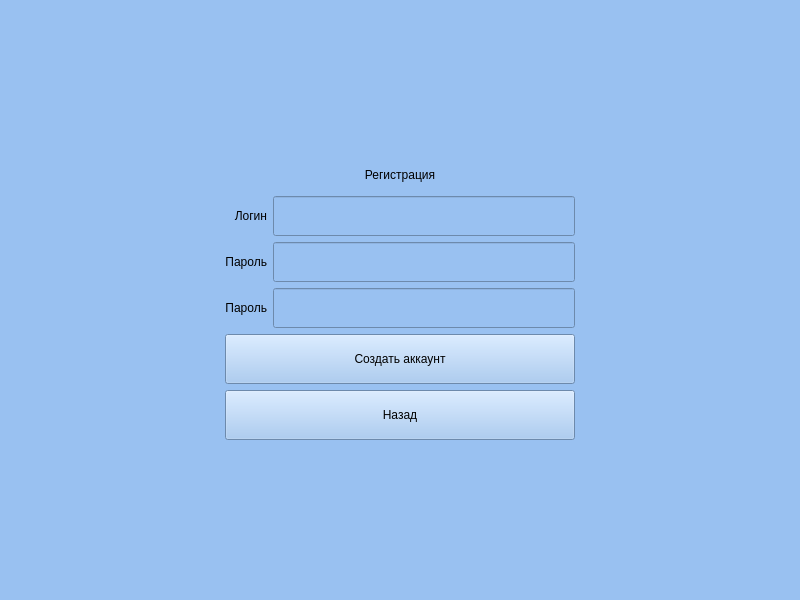
<?xml version="1.0" encoding="UTF-8"?>
<ui version="4.0">
 <class>Form</class>
 <widget class="QWidget" name="Form">
  <property name="geometry">
   <rect>
    <x>0</x>
    <y>0</y>
    <width>800</width>
    <height>600</height>
   </rect>
  </property>
  <property name="minimumSize">
   <size>
    <width>800</width>
    <height>600</height>
   </size>
  </property>
  <property name="windowTitle">
   <string>Form</string>
  </property>
  <property name="styleSheet">
   <string notr="true">background-color: rgb(153, 193, 241)</string>
  </property>
  <layout class="QGridLayout" name="gridLayout_2">
   <item row="1" column="0">
    <spacer name="horizontalSpacer">
     <property name="orientation">
      <enum>Qt::Horizontal</enum>
     </property>
     <property name="sizeType">
      <enum>QSizePolicy::MinimumExpanding</enum>
     </property>
     <property name="sizeHint" stdset="0">
      <size>
       <width>150</width>
       <height>20</height>
      </size>
     </property>
    </spacer>
   </item>
   <item row="2" column="1">
    <spacer name="verticalSpacer">
     <property name="orientation">
      <enum>Qt::Vertical</enum>
     </property>
     <property name="sizeHint" stdset="0">
      <size>
       <width>20</width>
       <height>40</height>
      </size>
     </property>
    </spacer>
   </item>
   <item row="1" column="1">
    <layout class="QGridLayout" name="gridLayout">
     <item row="2" column="0">
      <spacer name="horizontalSpacer_3">
       <property name="orientation">
        <enum>Qt::Horizontal</enum>
       </property>
       <property name="sizeHint" stdset="0">
        <size>
         <width>40</width>
         <height>20</height>
        </size>
       </property>
      </spacer>
     </item>
     <item row="4" column="2">
      <widget class="QLineEdit" name="againPasswLineEdit">
       <property name="minimumSize">
        <size>
         <width>0</width>
         <height>40</height>
        </size>
       </property>
       <property name="font">
        <font>
         <family>Yu Gothic</family>
         <pointsize>10</pointsize>
        </font>
       </property>
       <property name="clearButtonEnabled">
        <bool>true</bool>
       </property>
      </widget>
     </item>
     <item row="2" column="3">
      <spacer name="horizontalSpacer_8">
       <property name="orientation">
        <enum>Qt::Horizontal</enum>
       </property>
       <property name="sizeHint" stdset="0">
        <size>
         <width>40</width>
         <height>20</height>
        </size>
       </property>
      </spacer>
     </item>
     <item row="5" column="3">
      <spacer name="horizontalSpacer_11">
       <property name="orientation">
        <enum>Qt::Horizontal</enum>
       </property>
       <property name="sizeHint" stdset="0">
        <size>
         <width>40</width>
         <height>20</height>
        </size>
       </property>
      </spacer>
     </item>
     <item row="1" column="0">
      <spacer name="horizontalSpacer_13">
       <property name="orientation">
        <enum>Qt::Horizontal</enum>
       </property>
       <property name="sizeHint" stdset="0">
        <size>
         <width>40</width>
         <height>20</height>
        </size>
       </property>
      </spacer>
     </item>
     <item row="0" column="3">
      <spacer name="verticalSpacer_5">
       <property name="orientation">
        <enum>Qt::Vertical</enum>
       </property>
       <property name="sizeHint" stdset="0">
        <size>
         <width>20</width>
         <height>40</height>
        </size>
       </property>
      </spacer>
     </item>
     <item row="3" column="1">
      <widget class="QLabel" name="passwLabel">
       <property name="sizePolicy">
        <sizepolicy hsizetype="Preferred" vsizetype="Fixed">
         <horstretch>0</horstretch>
         <verstretch>0</verstretch>
        </sizepolicy>
       </property>
       <property name="minimumSize">
        <size>
         <width>0</width>
         <height>40</height>
        </size>
       </property>
       <property name="styleSheet">
        <string notr="true">font-weight: 100;</string>
       </property>
       <property name="text">
        <string>Пароль</string>
       </property>
       <property name="alignment">
        <set>Qt::AlignRight|Qt::AlignTrailing|Qt::AlignVCenter</set>
       </property>
      </widget>
     </item>
     <item row="4" column="3">
      <spacer name="horizontalSpacer_10">
       <property name="orientation">
        <enum>Qt::Horizontal</enum>
       </property>
       <property name="sizeHint" stdset="0">
        <size>
         <width>40</width>
         <height>20</height>
        </size>
       </property>
      </spacer>
     </item>
     <item row="0" column="2">
      <spacer name="verticalSpacer_6">
       <property name="orientation">
        <enum>Qt::Vertical</enum>
       </property>
       <property name="sizeHint" stdset="0">
        <size>
         <width>20</width>
         <height>40</height>
        </size>
       </property>
      </spacer>
     </item>
     <item row="5" column="0">
      <spacer name="horizontalSpacer_6">
       <property name="orientation">
        <enum>Qt::Horizontal</enum>
       </property>
       <property name="sizeHint" stdset="0">
        <size>
         <width>40</width>
         <height>20</height>
        </size>
       </property>
      </spacer>
     </item>
     <item row="0" column="0">
      <spacer name="verticalSpacer_4">
       <property name="orientation">
        <enum>Qt::Vertical</enum>
       </property>
       <property name="sizeHint" stdset="0">
        <size>
         <width>20</width>
         <height>40</height>
        </size>
       </property>
      </spacer>
     </item>
     <item row="6" column="0">
      <spacer name="horizontalSpacer_7">
       <property name="orientation">
        <enum>Qt::Horizontal</enum>
       </property>
       <property name="sizeHint" stdset="0">
        <size>
         <width>40</width>
         <height>20</height>
        </size>
       </property>
      </spacer>
     </item>
     <item row="5" column="1" colspan="2">
      <widget class="QPushButton" name="createButton">
       <property name="minimumSize">
        <size>
         <width>350</width>
         <height>50</height>
        </size>
       </property>
       <property name="styleSheet">
        <string notr="true">font-weight: 300;
background-color: rgb(153, 193, 241)</string>
       </property>
       <property name="text">
        <string>Создать аккаунт</string>
       </property>
       <property name="icon">
        <iconset>
         <normaloff>logo/create-logo.png</normaloff>logo/create-logo.png</iconset>
       </property>
      </widget>
     </item>
     <item row="2" column="1">
      <widget class="QLabel" name="loginLabel">
       <property name="sizePolicy">
        <sizepolicy hsizetype="Preferred" vsizetype="Fixed">
         <horstretch>0</horstretch>
         <verstretch>0</verstretch>
        </sizepolicy>
       </property>
       <property name="minimumSize">
        <size>
         <width>0</width>
         <height>40</height>
        </size>
       </property>
       <property name="styleSheet">
        <string notr="true">font-weight: 100;</string>
       </property>
       <property name="text">
        <string>Логин</string>
       </property>
       <property name="alignment">
        <set>Qt::AlignRight|Qt::AlignTrailing|Qt::AlignVCenter</set>
       </property>
      </widget>
     </item>
     <item row="0" column="1">
      <spacer name="verticalSpacer_3">
       <property name="orientation">
        <enum>Qt::Vertical</enum>
       </property>
       <property name="sizeHint" stdset="0">
        <size>
         <width>20</width>
         <height>40</height>
        </size>
       </property>
      </spacer>
     </item>
     <item row="4" column="1">
      <widget class="QLabel" name="againPasswLabel">
       <property name="styleSheet">
        <string notr="true">font-weight: 100;</string>
       </property>
       <property name="text">
        <string>Пароль</string>
       </property>
       <property name="alignment">
        <set>Qt::AlignRight|Qt::AlignTrailing|Qt::AlignVCenter</set>
       </property>
      </widget>
     </item>
     <item row="4" column="0">
      <spacer name="horizontalSpacer_5">
       <property name="orientation">
        <enum>Qt::Horizontal</enum>
       </property>
       <property name="sizeHint" stdset="0">
        <size>
         <width>40</width>
         <height>20</height>
        </size>
       </property>
      </spacer>
     </item>
     <item row="3" column="3">
      <spacer name="horizontalSpacer_9">
       <property name="orientation">
        <enum>Qt::Horizontal</enum>
       </property>
       <property name="sizeHint" stdset="0">
        <size>
         <width>40</width>
         <height>20</height>
        </size>
       </property>
      </spacer>
     </item>
     <item row="1" column="3">
      <spacer name="horizontalSpacer_14">
       <property name="orientation">
        <enum>Qt::Horizontal</enum>
       </property>
       <property name="sizeHint" stdset="0">
        <size>
         <width>40</width>
         <height>20</height>
        </size>
       </property>
      </spacer>
     </item>
     <item row="1" column="1" colspan="2">
      <widget class="QLabel" name="errorLabel">
       <property name="sizePolicy">
        <sizepolicy hsizetype="Expanding" vsizetype="Minimum">
         <horstretch>0</horstretch>
         <verstretch>0</verstretch>
        </sizepolicy>
       </property>
       <property name="minimumSize">
        <size>
         <width>0</width>
         <height>30</height>
        </size>
       </property>
       <property name="styleSheet">
        <string notr="true">font-weight: 100;</string>
       </property>
       <property name="text">
        <string>Регистрация</string>
       </property>
       <property name="alignment">
        <set>Qt::AlignCenter</set>
       </property>
      </widget>
     </item>
     <item row="6" column="1" colspan="2">
      <widget class="QPushButton" name="backButton">
       <property name="minimumSize">
        <size>
         <width>350</width>
         <height>50</height>
        </size>
       </property>
       <property name="styleSheet">
        <string notr="true">font-weight: 300;
background-color: rgb(153, 193, 241)</string>
       </property>
       <property name="text">
        <string>Назад</string>
       </property>
       <property name="icon">
        <iconset>
         <normaloff>logo/back-logo.png</normaloff>logo/back-logo.png</iconset>
       </property>
      </widget>
     </item>
     <item row="3" column="2">
      <widget class="QLineEdit" name="passwLineEdit">
       <property name="minimumSize">
        <size>
         <width>0</width>
         <height>40</height>
        </size>
       </property>
       <property name="font">
        <font>
         <family>Yu Gothic</family>
         <pointsize>10</pointsize>
        </font>
       </property>
       <property name="clearButtonEnabled">
        <bool>true</bool>
       </property>
      </widget>
     </item>
     <item row="2" column="2">
      <widget class="QLineEdit" name="loginLineEdit">
       <property name="minimumSize">
        <size>
         <width>0</width>
         <height>40</height>
        </size>
       </property>
       <property name="font">
        <font>
         <family>Yu Gothic</family>
         <pointsize>10</pointsize>
        </font>
       </property>
       <property name="clearButtonEnabled">
        <bool>true</bool>
       </property>
      </widget>
     </item>
     <item row="3" column="0">
      <spacer name="horizontalSpacer_4">
       <property name="orientation">
        <enum>Qt::Horizontal</enum>
       </property>
       <property name="sizeHint" stdset="0">
        <size>
         <width>40</width>
         <height>20</height>
        </size>
       </property>
      </spacer>
     </item>
     <item row="6" column="3">
      <spacer name="horizontalSpacer_12">
       <property name="orientation">
        <enum>Qt::Horizontal</enum>
       </property>
       <property name="sizeHint" stdset="0">
        <size>
         <width>40</width>
         <height>20</height>
        </size>
       </property>
      </spacer>
     </item>
     <item row="7" column="1">
      <spacer name="verticalSpacer_7">
       <property name="orientation">
        <enum>Qt::Vertical</enum>
       </property>
       <property name="sizeHint" stdset="0">
        <size>
         <width>20</width>
         <height>40</height>
        </size>
       </property>
      </spacer>
     </item>
     <item row="7" column="0">
      <spacer name="verticalSpacer_8">
       <property name="orientation">
        <enum>Qt::Vertical</enum>
       </property>
       <property name="sizeHint" stdset="0">
        <size>
         <width>20</width>
         <height>40</height>
        </size>
       </property>
      </spacer>
     </item>
     <item row="7" column="2">
      <spacer name="verticalSpacer_9">
       <property name="orientation">
        <enum>Qt::Vertical</enum>
       </property>
       <property name="sizeHint" stdset="0">
        <size>
         <width>20</width>
         <height>40</height>
        </size>
       </property>
      </spacer>
     </item>
     <item row="7" column="3">
      <spacer name="verticalSpacer_10">
       <property name="orientation">
        <enum>Qt::Vertical</enum>
       </property>
       <property name="sizeHint" stdset="0">
        <size>
         <width>20</width>
         <height>40</height>
        </size>
       </property>
      </spacer>
     </item>
    </layout>
   </item>
   <item row="1" column="2">
    <spacer name="horizontalSpacer_2">
     <property name="orientation">
      <enum>Qt::Horizontal</enum>
     </property>
     <property name="sizeType">
      <enum>QSizePolicy::MinimumExpanding</enum>
     </property>
     <property name="sizeHint" stdset="0">
      <size>
       <width>150</width>
       <height>20</height>
      </size>
     </property>
    </spacer>
   </item>
   <item row="0" column="1">
    <spacer name="verticalSpacer_2">
     <property name="orientation">
      <enum>Qt::Vertical</enum>
     </property>
     <property name="sizeHint" stdset="0">
      <size>
       <width>20</width>
       <height>40</height>
      </size>
     </property>
    </spacer>
   </item>
  </layout>
 </widget>
 <resources/>
 <connections/>
</ui>
